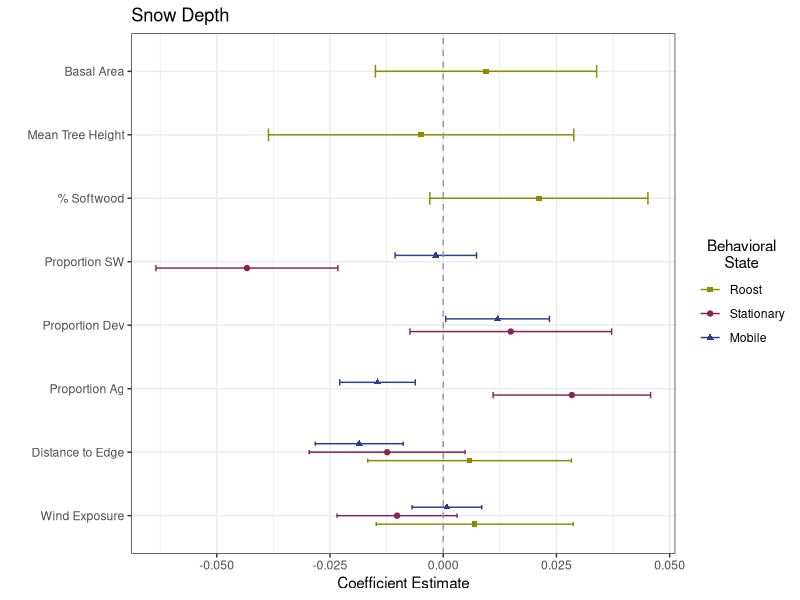
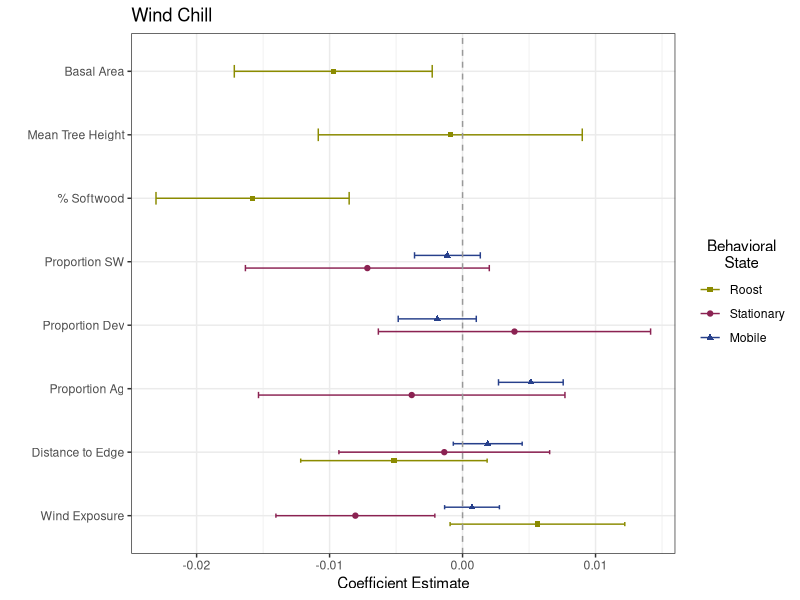
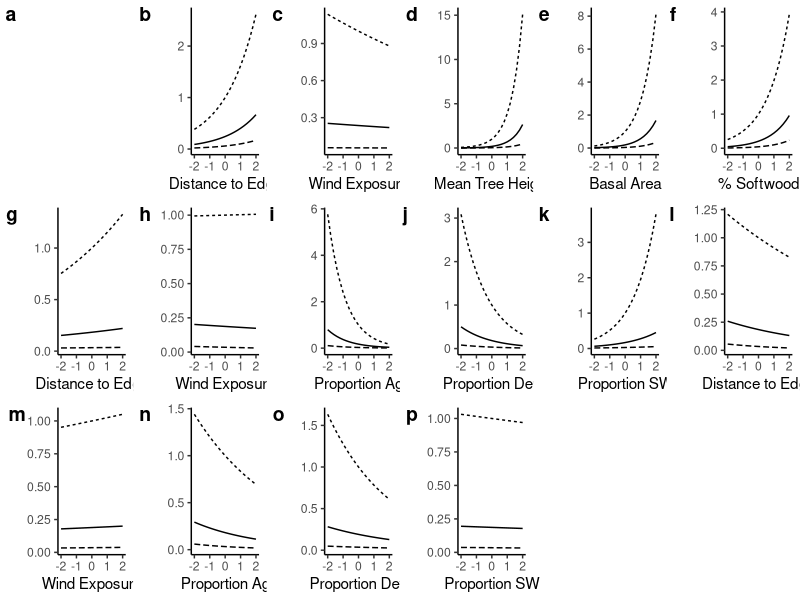
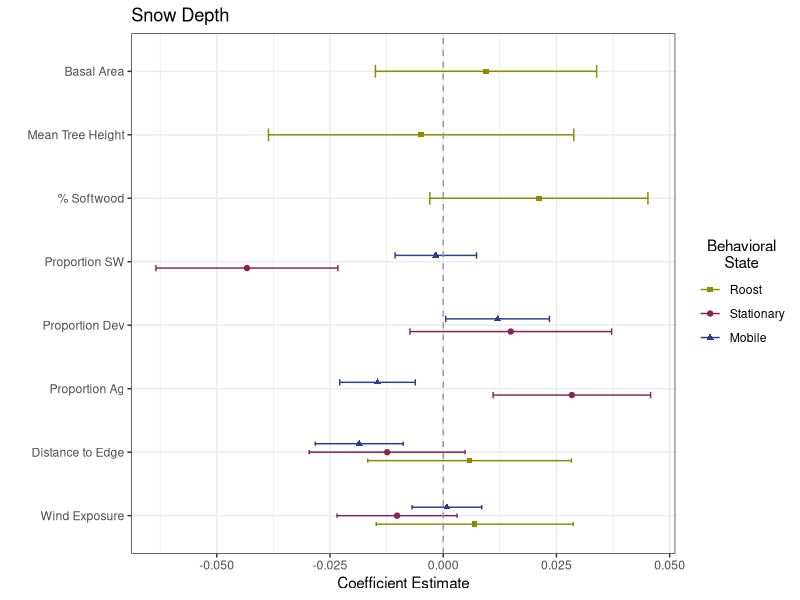
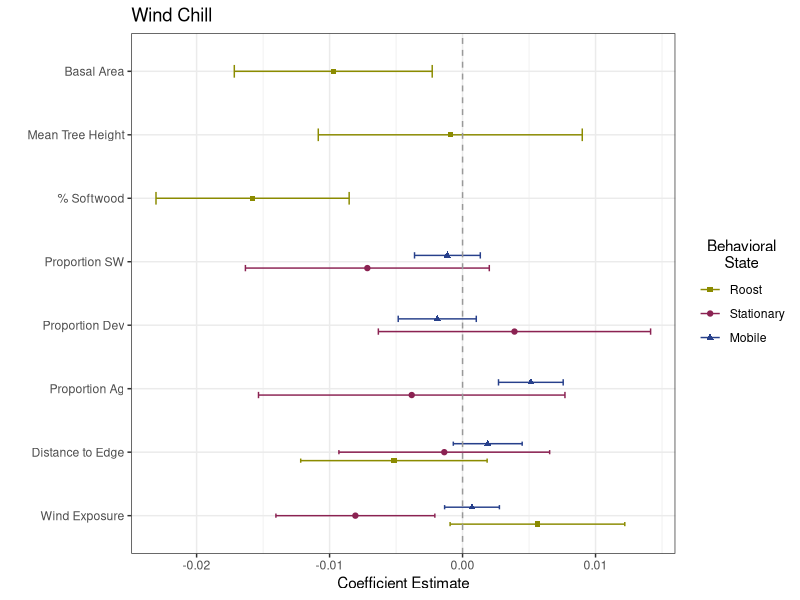

Reproduce these figures in R, in order.
require(dplyr)
require(ggplot2)
require(forcats)

setwd("E:/Maine Drive/Analysis/Kaj Thesis")

### Comparison of Magnitude of Interactions
interactions.raw <- read.csv("InteractionResults.csv")
interactions.raw$Beh_State <- factor(interactions.raw$Beh_State,
                                     levels = c("Roost", "Stationary", "Mobile"))
interactions.raw$LC_Cov <- factor(interactions.raw$LC_Cov,
                                     levels = c("Wind Exposure", "Distance to Edge", "Proportion Ag",
                                                "Proportion Dev", "Proportion SW", "% Softwood",
                                                "Mean Tree Height", "Basal Area"))

int.Snow <- interactions.raw %>% filter(Weath_Cov == "Snow Depth")
ggplot(data = int.Snow, aes(y = LC_Cov, x = Interaction, shape = Beh_State, color = Beh_State)) +
  geom_point(size = 1.5,
             position = position_dodge(width = .4)) +
  geom_errorbar(aes(xmin = Interaction - (1.96*SD), xmax = Interaction + (1.96*SD)),
                width = .2,
                position = position_dodge(width = .4)) +
  geom_vline(xintercept = 0, color = "grey60", linetype = 2) +
  theme_bw() + 
  xlab("Coefficient Estimate") +
  ylab("") +
  ggtitle("Snow Depth") +
  labs(color = "Behavioral\nState") + 
  theme(legend.title.align=0.5) + 
  scale_colour_manual(name = "Behavioral\nState",
                      labels = c("Roost", "Stationary", "Mobile"),
                      values = c("yellow4", "violetred4", "royalblue4")) +   
  scale_shape_manual(name = "Behavioral\nState",
                     labels = c("Roost", "Stationary", "Mobile"),
                     values = c(15, 19, 17))
ggsave("SnowDepth_InteractionComp.jpeg", width = 8, height = 7, units = "in")

int.Wind <- interactions.raw %>% filter(Weath_Cov == "Wind Chill")
ggplot(data = int.Wind, aes(y = LC_Cov, x = Interaction, shape = Beh_State, color = Beh_State)) +
  geom_point(size = 1.5,
             position = position_dodge(width = .4)) +
  geom_errorbar(aes(xmin = Interaction - (1.96*SD), xmax = Interaction + (1.96*SD)),
                width = .2,
                position = position_dodge(width = .4)) +
  geom_vline(xintercept = 0, color = "grey60", linetype = 2) +
  theme_bw() + 
  xlab("Coefficient Estimate") +
  ylab("") +
  ggtitle("Wind Chill") +
  labs(color = "Behavioral\nState") + 
  theme(legend.title.align=0.5) + 
  scale_colour_manual(name = "Behavioral\nState",
                      labels = c("Roost", "Stationary", "Mobile"),
                      values = c("yellow4", "violetred4", "royalblue4")) +   
  scale_shape_manual(name = "Behavioral\nState",
                     labels = c("Roost", "Stationary", "Mobile"),
                     values = c(15, 19, 17))
ggsave("WindChill_InteractionComp.jpeg", width = 8, height = 7, units = "in")


#make big points
#remove endcaps on error bars
#thicker error lines

################################################################################################
### Plot Matrix showing selection at Poor, Average, and Good Weather
require(cowplot)

interactions.raw <- read.csv("InteractionResults.csv") %>%
  mutate(Beh_State = factor(Beh_State, levels = c("Roost", "Stationary", "Mobile"))) %>%
  mutate(LC_Cov = factor(LC_Cov,
                         levels = c("Distance to Edge", "Wind Exposure", "Proportion Ag",
                                    "Proportion Dev", "Proportion SW",
                                    "Mean Tree Height", "Basal Area", "% Softwood"))) %>%
  arrange(Beh_State, LC_Cov)
  
int.Snow <- interactions.raw %>% filter(Weath_Cov == "Snow Depth")
int.Wind <- interactions.raw %>% filter(Weath_Cov == "Wind Chill")
# Condition Thresholds (Used summary on raw data and chose near 1st/3rd Quantile and Mean)
# Wind Chill/Roost = 4, 15, 27
# Snow Depth/Roost = 0, 4, 8


i = 1
snow.list <- list()
snow.plots <- list()
for(i in 1:length(int.Snow$LC_Cov)){
  snow.df <- data.frame(Behavior = int.Snow$Beh_State[i],
                        LC = int.Snow$LC_Cov[i],
                        LC.Coef = int.Snow$LC_Coef[i],
                        W.Coef = int.Snow$Weath_Coef[i],
                        Int.Coef = int.Snow$Interaction[i],
                        LC.Val = rep(seq(-2, 2,.2),3),
                        W.Val = rep(c(0,4,8), each = 21),
                        W.Condition = rep(c("Good","Average","Poor"), each = 21))
  snow.list[[i]] <- snow.df %>%
    mutate(Est = exp((LC.Coef*LC.Val) + (W.Coef*W.Val) + (Int.Coef*LC.Val*W.Val)))
  snow.plot <- ggplot(data = snow.list[[i]], aes(x = LC.Val, y = Est, group = W.Condition)) +
    geom_line(aes(linetype = W.Condition)) +
    theme_classic() +
    xlab(snow.df$LC[i]) + ylab("")
    
  snow.plots[[i]] <- snow.plot + theme(legend.position="none")
}

legend <- get_legend(snow.plot + theme(legend.position = "bottom"))
plot_grid(plotlist = snow.plots,
          legend,
          labels = "auto",
          nrow = 3,
          align = "hv",
          axis = "lb")
